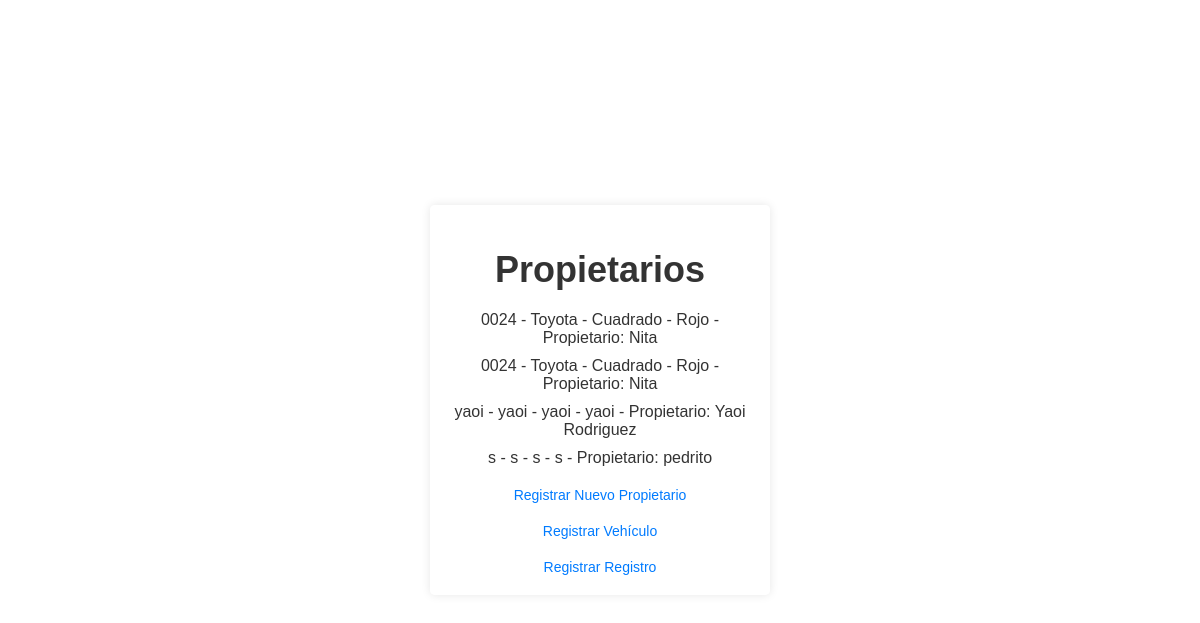
The app's page /registro/ver_vehiculos/ with its own data.
### registro/models.py (models this page shows, shortened)
class Vehiculo(models.Model):
    propietario = models.ForeignKey(Propietario, on_delete=models.CASCADE)
    matricula = models.CharField(max_length=10)
    marca = models.CharField(max_length=50)
    modelo = models.CharField(max_length=50)
    color = models.CharField(max_length=30)

class Propietario(models.Model):
    nombre = models.CharField(max_length=200)
    numero_apartamento = models.IntegerField()
    telefono = models.CharField(max_length=15)
    email = models.EmailField()

### registro/views.py (the view)
# urls.py: path('ver_vehiculos/', views.ver_vehiculos, name='ver_vehiculos'),
def ver_vehiculos(request):
    vehiculos = Vehiculo.objects.all()
    return render(request, 'registro/ver_vehiculos.html', {'vehiculos': vehiculos})

### registro/templates/registro/ver_vehiculos.html (shortened to what this page needs)
{% load static %}
<!DOCTYPE html>
<html>
<head>
    <link rel="stylesheet" type="text/css" href="{% static 'css/styles.css' %}">
</head>
<body>
    <div class="container">
        <h1>Propietarios</h1>
        <ul>
            {% for vehiculo in vehiculos %}
            <li>{{ vehiculo.matricula }} - {{ vehiculo.marca }} - {{ vehiculo.modelo }} - {{ vehiculo.color }} - Propietario: {{ vehiculo.propietario.nombre }}</li>
            {% empty %}
            <li>No hay vehículos registrados.</li>
            {% endfor %}
        </ul>
        <a href="{% url 'registro:registrar_propietario' %}">Registrar Nuevo Propietario</a>
        <a href="{% url 'registro:registrar_vehiculo' %}">Registrar Vehículo</a>
        <a href="{% url 'registro:registrar_registro' %}">Registrar Registro</a>
    </div>
</body>
</html>

### registro/static/css/styles.css (style rules this page uses)
body { margin: 0; padding: 0; font-family: Arial, sans-serif; display: flex; justify-content: center; align-items: center; min-height: 100vh; }
.container { position: relative; background-color: rgba(255, 255, 255, 0.9); padding: 20px; border-radius: 5px; box-shadow: 0 0 10px rgba(0, 0, 0, 0.1); width: 300px; text-align: center; z-index: 1; }
h1 { font-size: 36px; color: #333; margin-bottom: 20px; }
ul { list-style-type: none; padding: 0; }
li { margin-bottom: 10px; font-size: 16px; color: #333; }
a { display: block; margin-top: 20px; text-decoration: none; color: #007bff; font-size: 14px; }

### records on screen
Vehiculo: matricula "0024", marca "Toyota", modelo "Cuadrado", color "Rojo", propietario.nombre "Nita"
Vehiculo: matricula "0024", marca "Toyota", modelo "Cuadrado", color "Rojo", propietario.nombre "Nita"
Vehiculo: matricula "yaoi", marca "yaoi", modelo "yaoi", color "yaoi", propietario.nombre "Yaoi Rodriguez"
Vehiculo: matricula "s", marca "s", modelo "s", color "s", propietario.nombre "pedrito"
